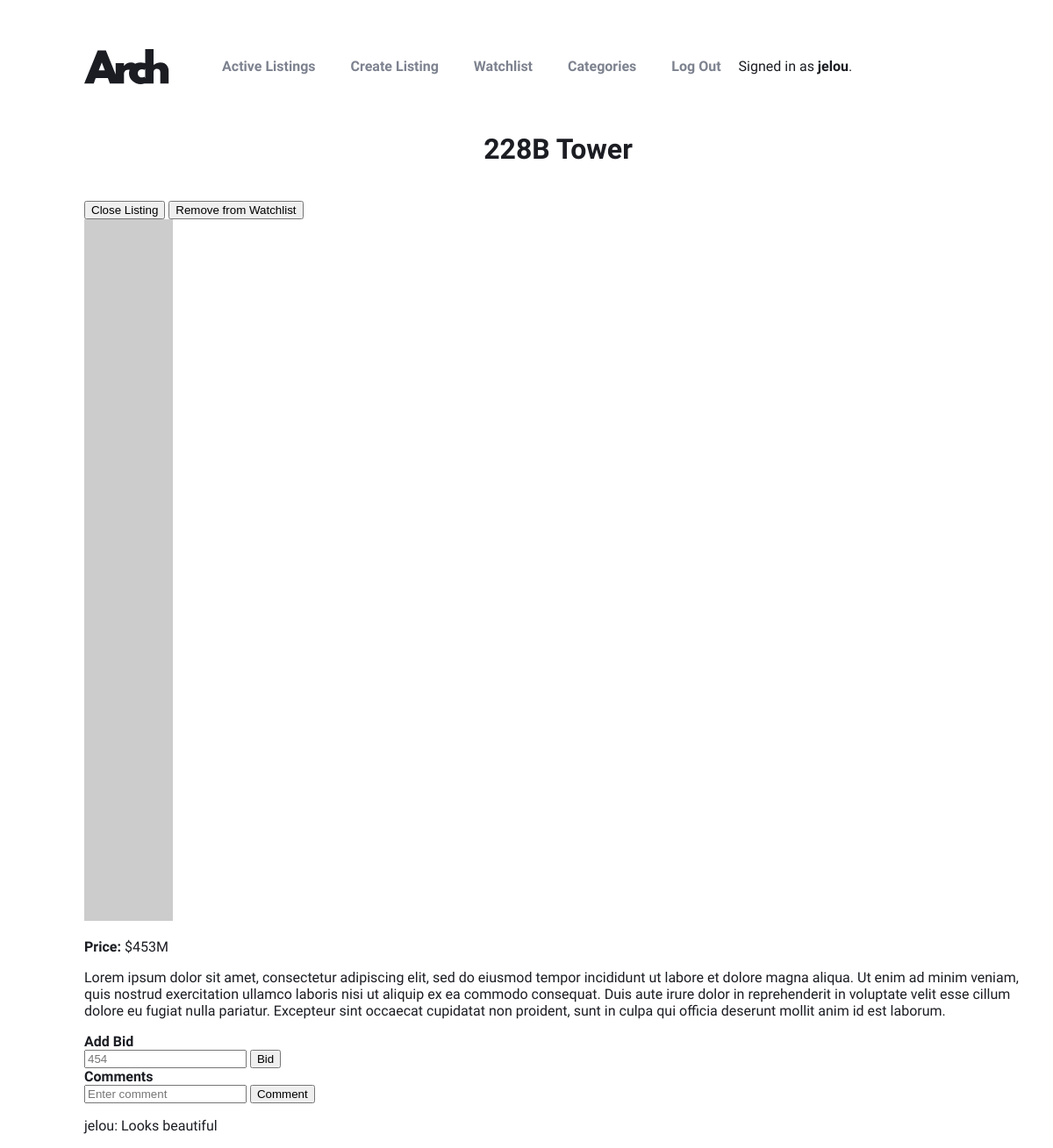
/listings/11 (signed in), run on the app's committed database.
### auctions/models.py (models this page shows, shortened)
class User(AbstractUser):
    pass

class Listing(models.Model):
    title = models.CharField(max_length=64)
    desc = models.TextField(blank=True, null=True)
    start_bid = models.IntegerField()
    image = models.URLField(blank=True, null=True)
    category = models.ForeignKey(AuctionCategories, related_name="auction_categories", on_delete=models.RESTRICT, blank=True, null=True)
    status = models.BooleanField(default=True)
    user = models.ForeignKey(User, related_name="user_listings", on_delete=models.CASCADE)

class Comment(models.Model):
    user = models.ForeignKey(User, related_name="user_comments", on_delete=models.CASCADE)
    comment = models.CharField(max_length=1500)
    listing = models.ForeignKey(Listing, related_name="listing_comments", on_delete=models.CASCADE, blank=True, null=True)

### auctions/views.py (the view, shortened to what this page needs)
# urls.py: path("listings/<int:listing_id>", views.listing, name="listing"),
def listing(request, listing_id):
    bid_error = False
    listing=Listing.objects.get(pk=listing_id)
    current_bid = Bid.objects.filter(listing__id=listing_id).last()
    if current_bid is None:
        current_bid = listing.start_bid
    else:
        current_bid = current_bid.amount
    return render(request, "auctions/listing.html", {
        "listing": Listing.objects.get(pk=listing_id),
        "comments": Comment.objects.filter(listing__id=listing_id),
        "current_bid": current_bid,
        "on_watchlist": WatchList.objects.filter(user=request.user,listing=listing_id).exists(),
        "bid_error": bid_error,
        "owner": listing.user == request.user,
        "test": 123
    })

### auctions/templates/auctions/listing.html (shortened to what this page needs)
{% extends "auctions/layout.html" %}
{% block body %}
<main>
    <h2>{{ listing.title }} {%if not listing.status%}(CLOSED){% endif %} </h2>
    {% if user.is_authenticated %}
    <div>
        {% if listing.status %}
            <form method="post" >
                {% if owner %}
                    <button type="submit" name="action" value="close" class="btn btn-primary">Close Listing</button>
                {% endif %}
                {% if on_watchlist %}
                    <button type="submit" name="action" value="remove" class="btn btn-danger">Remove from Watchlist</button>
                {% else %}
                    <button type="submit" name="action" value="add" class="btn btn-primary">Add to Watchlist</button>
                {% endif %}
            </form>
        {% elif not listing.status and user == current_bid.user %}
            <div class="alert alert-success" role="alert">
            You won this auction! Hooray!
            </div>
        {% endif %}
    </div>
    {% endif %}
        {% if listing.image %}
            <img class="listing-img" src={{ listing.image }}>
        {% endif %}
        <p><b>Price:</b> ${{ current_bid }}M </p>
        <p>{{ listing.desc }}</p>
        {% if user.is_authenticated and listing.status %}
            <h3>Add Bid</h3>
            <form method="post">
                <input type="number" name="bid" class="form-control" id="bid" min="{{current_bid|add:"1"}}" placeholder="{{current_bid|add:"1"}}">
                <button type="submit" name="action" value="bid" class="btn btn-primary">Bid</button>
            </form>
            <h3>Comments</h3>
            <form method="post" >
                <input type="text" name="comment" class="form-control" id="comment" placeholder="Enter comment">
                <button type="submit" name="action" value="comment" class="btn btn-primary">Comment</button>
            </form>
            {% for comment in comments %}
            <p>{{ comment.user }}: {{comment.comment}} </p>
            {% endfor %}
        {% endif %}
</main>
{% endblock %}

### auctions/templates/auctions/layout.html (shortened to what this page needs)
{% load static %}
<!DOCTYPE html>
<html lang="en">
    <head>
        <link href="{% static 'auctions/styles.css' %}" rel="stylesheet">
    </head>
    <body>
        <nav>
            <div class="logo">
              <img src="{% static 'auctions/logo.svg' %}" alt="logo" />
            </div>
            <ul class="nav">
                <li class="nav-links">
                    <a href="{% url 'index' %}">Active Listings</a>
                </li>
                <li class="nav-links">
                    <a href="{% url 'create' %}">Create Listing</a>
                </li>
                <li class="nav-links">
                    <a href="{% url 'watchlist' %}">Watchlist</a>
                </li>
                <li class="nav-links">
                    <a href="{% url 'categories' %}">Categories</a>
                </li>
                {% if user.is_authenticated %}
                    <li class="nav-links">
                        <a href="{% url 'logout' %}">Log Out</a>
                    </li>
                {% endif %}
            </ul>
            <div>
                {% if user.is_authenticated %}
                    Signed in as <strong>{{ user.username }}</strong>.
                {% else %}
                    Not signed in.
                {% endif %}
            </div>
        </nav>
        {% block body %}
        {% endblock %}
    </body>
</html>

### auctions/static/auctions/styles.css (style rules this page uses)
:root { --dark-blue: #1B1D23; --dark-grey: #60636D; --medium-grey: #7D828F; --light-gray: #C8CCD8; --lighter-gray: #EEEFF4; --red: #DF5656; --font-primary: "Spartan", sans-serif; --font-weight-light: 300; --font-weight-medium: 500; --font-weight-strong: 700; --font-size-h1: 6rem; --font-size-h2: 3rem; --font-size-h3: 1rem; --font-size-h4: 1.35rem; --font-size-text: 1.15rem; }
body, h1, h2, h3, h4, h5, h6 { margin: 0; }
body { background-color: #ffffff; color: var(--dark-blue); font-family: var(--font-primary); font-weight: var(--font-weight-medium); }
h1, h2, h3 { font-weight: var(--font-weight-strong); }
h2 { font-size: var(--font-size-h2); font-size: clamp(2rem, 2vw, var(--font-size-h2)); text-align: center; padding-bottom: 40px; }
h3 { font-size: var(--font-size-h3); font-size: clamp(0.5rem, 2vw, var(--font-size-h3)); }
a { color: var(--medium-grey); font-weight: var(--font-weight-strong); text-decoration: none; }
li { list-style-type: none; }
body { margin: 0 8vw; width: 90vw; }
nav { display: flex; align-items: center; margin: 50px 0; }
.nav { display: flex; }
li { padding: 0 20px; }
.logo { width: 97px; height: 40px; margin-left: 164; }

### data on the page
User: username "jelou"
Listing: title "228B Tower", desc "Lorem ipsum dolor sit amet, consectetur adipiscing elit, sed do eiusmod tempor incididunt ut labore et dolore magna aliqua. Ut enim ad minim veniam, quis nostrud exercitation ullamco laboris nisi ut aliquip ex ea commodo consequat. Duis aute irure dolor in reprehenderit in voluptate velit esse cillum dolore eu fugiat nulla pariatur. Excepteur sint occaecat cupidatat non proident, sunt in culpa qui officia deserunt mollit anim id est laborum."
Comment: user "jelou", comment "Looks beautiful"

### other printed values
{{ current_bid }} "453"
